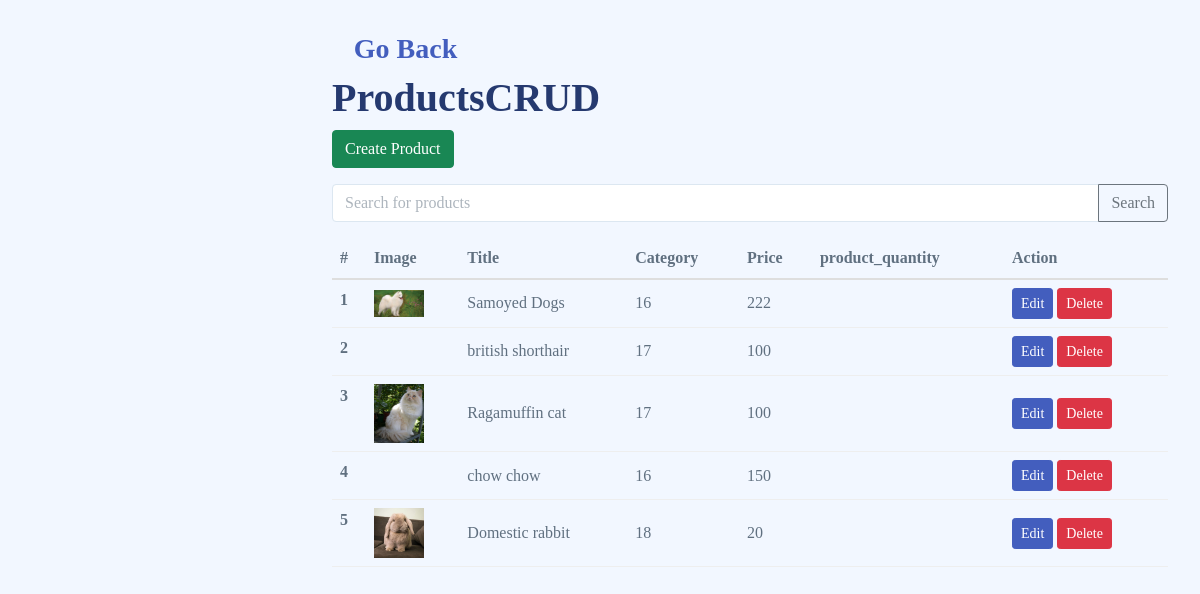
Page /e/admin/products/public/index.php on the committed database.
### tables this page shows
CREATE TABLE `products` (
  `product_id` int(11) NOT NULL AUTO_INCREMENT,
  `product_name` varchar(255) NOT NULL,
  `product_description` varchar(255) NOT NULL,
  `product_price` varchar(255) NOT NULL,
  `inventory` int(11) NOT NULL,
  `product_rate` int(11) DEFAULT NULL,
  `product_main_image` varchar(255) NOT NULL,
  `product_desc_image_1` varchar(255) DEFAULT NULL,
  `product_desc_image_2` varchar(255) DEFAULT NULL,
  `product_desc_image_3` varchar(255) DEFAULT NULL,
  `product_tag` varchar(255) NOT NULL,
  `product_categorie_id` int(11) NOT NULL,
  `product_nd_color_image` varchar(255) DEFAULT NULL,
  `product_thd_color_image` varchar(255) DEFAULT NULL,
  `product_fourth_color_image` varchar(255) DEFAULT NULL,
  `product_size` varchar(255) DEFAULT NULL,
  `product_quantity` varchar(255) NOT NULL,
  PRIMARY KEY (`product_id`),
  KEY `product_category` (`product_categorie_id`),
  CONSTRAINT `product_category` FOREIGN KEY (`product_categorie_id`) REFERENCES `categories` (`category_id`) ON DELETE CASCADE ON UPDATE CASCADE
);

### e/admin/products/public/index.php (the view, shortened to what this page needs)
<?php
require_once "./../database.php";
$search=$_GET['search'] ?? "";
if($search){
  $statement=$pdo->prepare("SELECT * FROM products INNER JOIN categories ON products.product_categorie_id = categories.category_id WHERE product_name LIKE :product_name");
  $statement->bindValue(':product_name',"%$search%");
}else{
  $statement=$pdo->prepare("SELECT * FROM products INNER JOIN categories ON products.product_categorie_id = categories.category_id");
}
$statement->execute();
$products=$statement->fetchAll(PDO::FETCH_ASSOC);
?>
<!DOCTYPE html>
<html lang="en">
<head>
    <link href="https://cdn.jsdelivr.net/npm/bootstrap@5.0.2/dist/css/bootstrap.min.css" rel="stylesheet">
    <link rel="stylesheet" href="style.css">
    <link rel="stylesheet" href="../../assets/css/main/app.css">
    <link rel="stylesheet" href="../../assets/css/main/app-dark.css">
    <link rel="stylesheet" href="../../assets/css/shared/iconly.css">
</head>
<body>
      <div id="main">
      <h3><a href="../../index.php"><i class="bi bi-arrow-bar-left"></i>Go Back</a></h3>
    <h1>ProductsCRUD</h1>
    <p>
        <a href="create.php" class="btn btn-success">Create Product</a>
    </p>
  <form method="GET" action="">
  <div class="input-group mb-3">
  <input value="<?php echo $search ?>" type="text" class="form-control" placeholder="Search for products" name="search">
  <button class="btn btn-outline-secondary" type="submit">Search</button>
</div>
  </form>
    <table class="table">
  <thead>
    <tr>
      <th scope="col">#</th>
      <th scope="col">Image</th>
      <th scope="col">Title</th>
      <th scope="col">Category</th>
      <th scope="col">Price</th>
      <th scope="col">product_quantity</th>
      <th scope="col">Action</th>
    </tr>
  </thead>
  <tbody>
<?php foreach($products as $i => $product) : ?>
    <tr>
    <th scope="row"><?php echo $i +1 ?></th>
    <td>
      <img src="<?php echo $product["product_main_image"] ?>" alt="" class="size-img">
    </td>
    <td><?php echo $product["product_name"] ?></td>
    <td><?php echo $product["product_categorie_id"] ?></td>
    <td><?php echo $product["product_price"] ?></td>
    <td><?php echo $product["product_quantity"] ?></td>
    <td>
      <form action="edit.php" method="GET" style="display: inline-block;" >
        <button type="submit" class="btn btn-sm btn-primary">Edit</button>
        </form>
        <form action="delete.php" method="POST" style="display: inline-block;" >
        <button type="submit" class="btn btn-sm btn-danger">Delete</button>
        </form>
    </td>
  </tr>
<?php endforeach; ?>
  </tbody>
</table>
</div>
<?php include_once "./../partials/footer.php" ?>

### e/admin/products/public/style.css (style rules this page uses)
body { margin: 0 20px; }
.size-img { width: 50px; }

### rows in the picture
products: product_main_image (picture), product_name "Samoyed Dogs", product_categorie "16", product_price "222"
products: product_name "british shorthair", product_categorie "17", product_price "100"
products: product_main_image (picture), product_name "Ragamuffin cat", product_categorie "17", product_price "100"
products: product_name "chow chow", product_categorie "16", product_price "150"
products: product_main_image (picture), product_name "Domestic rabbit", product_categorie "18", product_price "20"
